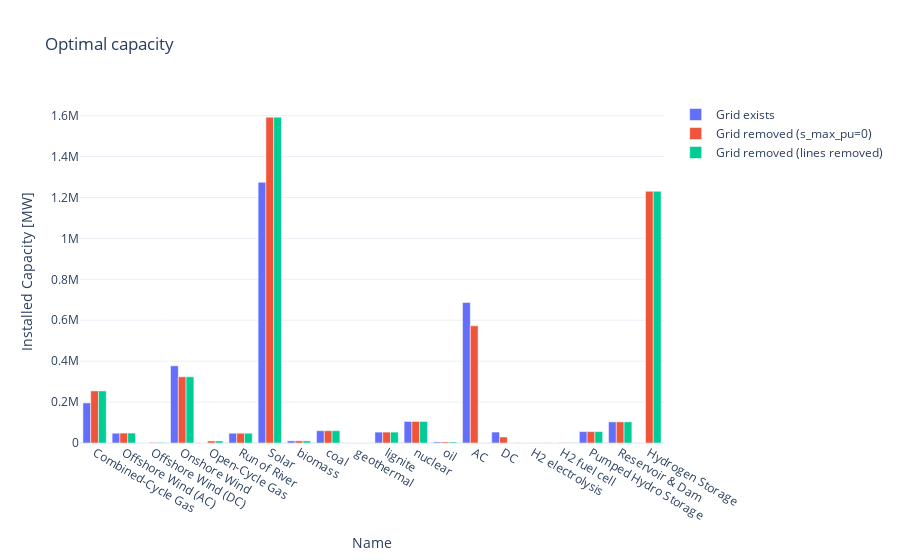

Write notebook code for a chart like this one.
### Markdown cell above
## Plots
Optimal capacities and energy balances across scenarios.

### Code cell
capacities = pd.concat([
    cap1.assign(scenario="grid"),
    cap2.assign(scenario="maxpu0"),
    cap3.assign(scenario="removed"),
], ignore_index=True)
capacities_pivot = capacities.pivot_table(
    index=["component", "name"],
    columns="scenario",
    values="capacity",
    fill_value=0,
).reset_index()

fig_cap = create_bar_plot(
    capacities_pivot,
    "name",
    ["grid", "maxpu0", "removed"],
    ["Grid exists", "Grid removed (s_max_pu=0)", "Grid removed (lines removed)"],
    "Optimal capacity",
    "Installed Capacity [MW]",
)
fig_cap.show()

### Figure 1 — Plotly figure (JSON) as saved in the notebook; plotly's stock layout.template omitted (floating-point values rounded to 4 significant figures)
{"data": [{"name": "Grid exists", "type": "bar", "x": ["Combined-Cycle Gas", "Offshore Wind (AC)", "Offshore Wind (DC)", "Onshore Wind", "Open-Cycle Gas", "Run of River", "Solar", "biomass", "coal", "geothermal", "lignite", "nuclear", "oil", "AC", "DC", "H2 electrolysis", "H2 fuel cell", "Pumped Hydro Storage", "Reservoir & Dam", "Hydrogen Storage"], "y": [195900.0, 47820.0, 0.0, 377300.0, 23.31, 47800.0, 1274000.0, 10540.0, 60190.0, 59.0, 53250.0, 105300.0, 5114.0, 687200.0, 53500.0, 0.0, 0.0, 55810.0, 103300.0, 0.0]}, {"name": "Grid removed (s_max_pu=0)", "type": "bar", "x": ["Combined-Cycle Gas", "Offshore Wind (AC)", "Offshore Wind (DC)", "Onshore Wind", "Open-Cycle Gas", "Run of River", "Solar", "biomass", "coal", "geothermal", "lignite", "nuclear", "oil", "AC", "DC", "H2 electrolysis", "H2 fuel cell", "Pumped Hydro Storage", "Reservoir & Dam", "Hydrogen Storage"], "y": [254500.0, 48460.0, 2860.0, 323700.0, 10120.0, 47800.0, 1593000.0, 10540.0, 60190.0, 59.0, 53250.0, 105300.0, 5114.0, 572700.0, 29270.0, 386.0, 1176.0, 55810.0, 103300.0, 1231000.0]}, {"name": "Grid removed (lines removed)", "type": "bar", "x": ["Combined-Cycle Gas", "Offshore Wind (AC)", "Offshore Wind (DC)", "Onshore Wind", "Open-Cycle Gas", "Run of River", "Solar", "biomass", "coal", "geothermal", "lignite", "nuclear", "oil", "AC", "DC", "H2 electrolysis", "H2 fuel cell", "Pumped Hydro Storage", "Reservoir & Dam", "Hydrogen Storage"], "y": [254500.0, 48460.0, 2860.0, 323700.0, 10120.0, 47800.0, 1593000.0, 10540.0, 60190.0, 59.0, 53250.0, 105300.0, 5114.0, 0.0, 0.0, 386.0, 1176.0, 55810.0, 103300.0, 1231000.0]}], "layout": {"barmode": "group", "hovermode": "x unified", "title": {"text": "Optimal capacity"}, "xaxis": {"title": {"text": "Name"}}, "yaxis": {"title": {"text": "Installed Capacity [MW]"}}}}
